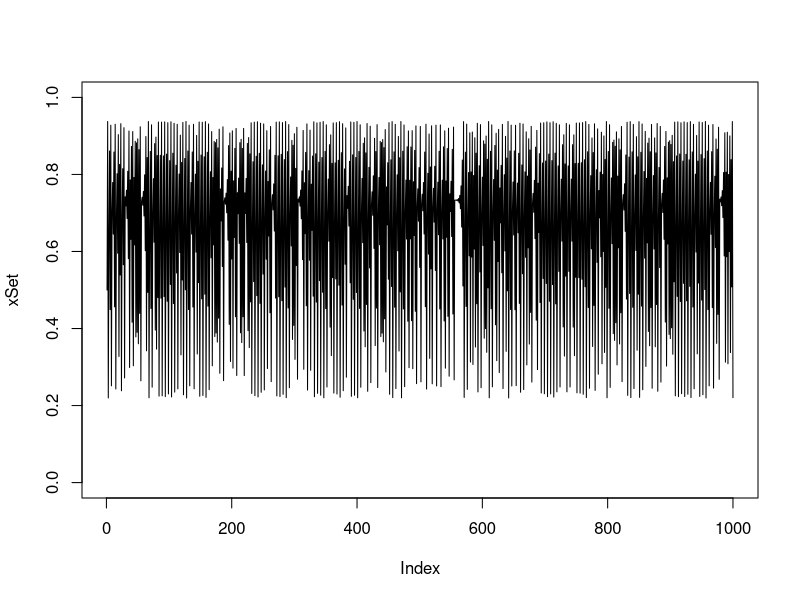

The R script that drew this image:
n <- 1000 # length of sequence
r <- 3.75 # set this to view the results
xSet <- rep(0, n)
xSet[1] <- 0.5 # initial x value
for (a in 2:n) {
  ## the next x depends on the previous
  xSet[a] <- r*xSet[a-1]*(1 - xSet[a-1])
}
## plot the results as a line
plot(xSet, type = "l", ylim = c(0,1))
